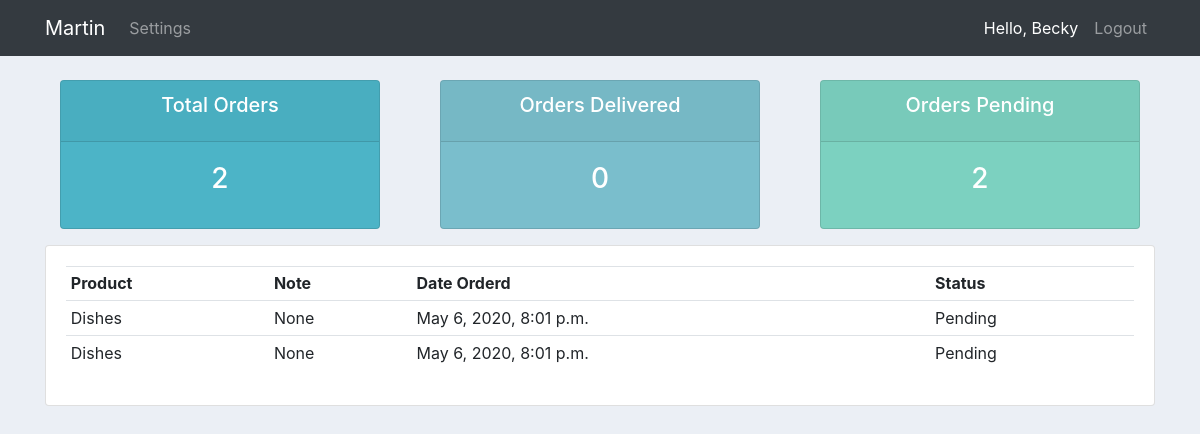
Page /user/ (signed in) on the committed database.
### accounts/models.py (models this page shows, shortened)
class Order(models.Model):
    STATUS = (
        ('Pending', 'Pending'),
        ('Out for delivery', 'Out of delivery'),
        ('Delivered', 'Delivered'),
    )
    customer = models.ForeignKey(Customer, null=True, on_delete=models.SET_NULL)
    product = models.ForeignKey(Product, null=True, on_delete=models.SET_NULL)
    date_created = models.DateTimeField(auto_now_add=True, null=True)
    status = models.CharField(max_length=200, null=True, choices=STATUS) # Dropdown
    note = models.CharField(max_length=200, null=True)

class Product(models.Model):
    CATEGORY = (
        ('Indoor', 'Indoor'),
        ('Out Door', 'Out Door'),
    )
    name = models.CharField(max_length=200, null=True)
    price = models.FloatField(null=True)
    category = models.CharField(max_length=200, null=True, choices=CATEGORY)
    description = models.CharField(max_length=200, null=True, blank=True)
    date_created = models.DateTimeField(auto_now_add=True, null=True)
    tags = models.ManyToManyField(Tag)
    def __str__(self):
        return self.name

### accounts/decorators.py (the view)
        def wrapper_func(request, *args, **kwargs):
            group = None
            if request.user.groups.exists():
                group = request.user.groups.all()[0].name # grab the 1st name of a user group name
            if group in allowed_roles:  # i specified the allowed_roles in the views.py file
                return view_func(request, *args, **kwargs)
            else:
                return HttpResponse("You are not authorized to view this page.")

### accounts/views.py (called while the page is built)
@login_required(login_url='login')
@allowed_users(allowed_roles=['customer'])
def userPage(request):
    orders = request.user.customer.order_set.all() # applying the 'User' onetoone relationship with 'Customer' but we want customer orders
    total_orders = orders.count()
    delivered = orders.filter(status='Delivered').count()
    pending = orders.filter(status='Pending').count()
    context = {"orders": orders, "total_orders": total_orders,
               "delivered": delivered, "pending": pending}
    return render(request, 'accounts/user.html', context)

### accounts/templates/accounts/user.html
{% extends 'accounts/main.html' %}
{% block content %}
{% include 'accounts/status.html' %}
<div class="row">
    <div class="col-md">
        <div class="card card-body">
            <table class="table table-sm">
                <tr>
                    <th>Product</th>
                    <th>Note</th>
                    <th>Date Orderd</th>
                    <th>Status</th>
                </tr>
                {% for order in orders %}
                <tr>
                    <td>{{order.product}}</td>
                    <td>{{order.note}}</td>
                    <td>{{order.date_created}}</td>
                    <td>{{order.status}}</td>
                </tr>
                {% endfor %}
            </table>
        </div>
    </div>
</div>
{% endblock %}

### accounts/templates/accounts/navbar.html (shortened to what this page needs)
{% load static %}
<nav class="navbar sticky-top navbar-expand-lg navbar-dark bg-dark">
<div class="container">
    <a class="navbar-brand" href="{% url 'home' %}">Martin</a>
    <div class="collapse navbar-collapse" id="navbarNavAltMarkup">
        <div class="navbar-nav mr-auto">
            {% if request.user.is_staff %}
                <a class="nav-item nav-link" href="{% url 'home' %}">Dashboard</a>
                <a class="nav-item nav-link" href="{% url 'products' %}">Products</a>
            {% else %}
                <a class="nav-item nav-link" href="{% url 'account' %}">Settings</a>
            {% endif %}
        </div>
        <div class="navbar-nav">
        {% if user.is_authenticated %}
            <span class="nav-item nav-link" id="hello-msg">Hello, {{request.user}}</span>
            <a class="nav-item nav-link" href="{% url 'logout' %}">Logout</a>
        {% else %}
            <a class="nav-item nav-link" href="{% url 'login' %}">Login</a>
            <a class="nav-item nav-link" href="{% url 'register' %}">Register</a>
        {% endif %}
        </div>
    </div>
</div>
</nav>

### static/css/main.css (style rules this page uses)
body { background-color: #ebeff5; }

### accounts/templates/accounts/navbar.html (style rules this page uses)
#hello-msg { color: #fff; }

### rows in the picture
Order: product "Dishes", note "None", date_created "May 6, 2020, 8:01 p.m.", status "Pending"
Order: product "Dishes", note "None", date_created "May 6, 2020, 8:01 p.m.", status "Pending"

### other values in the picture
{{ request.user }} "Becky"
{{ total_orders }} "2"
{{ delivered }} "0"
{{ pending }} "2"
